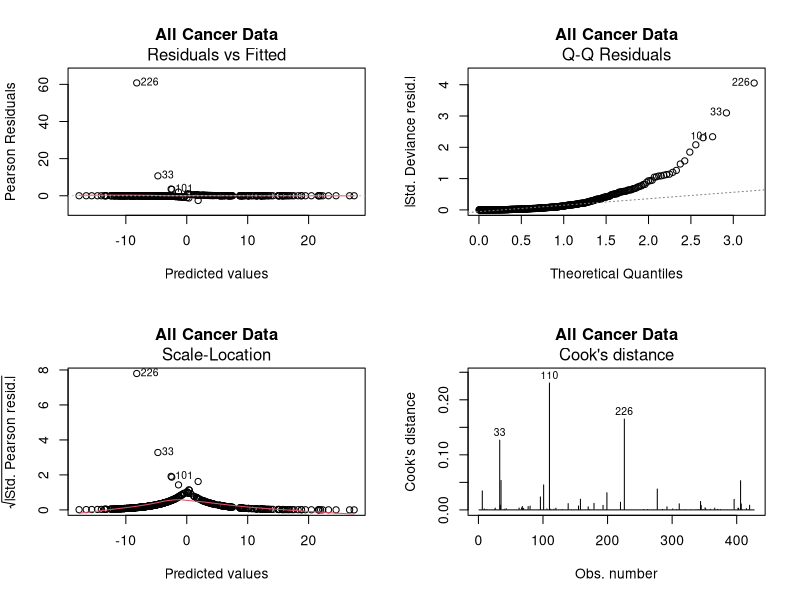
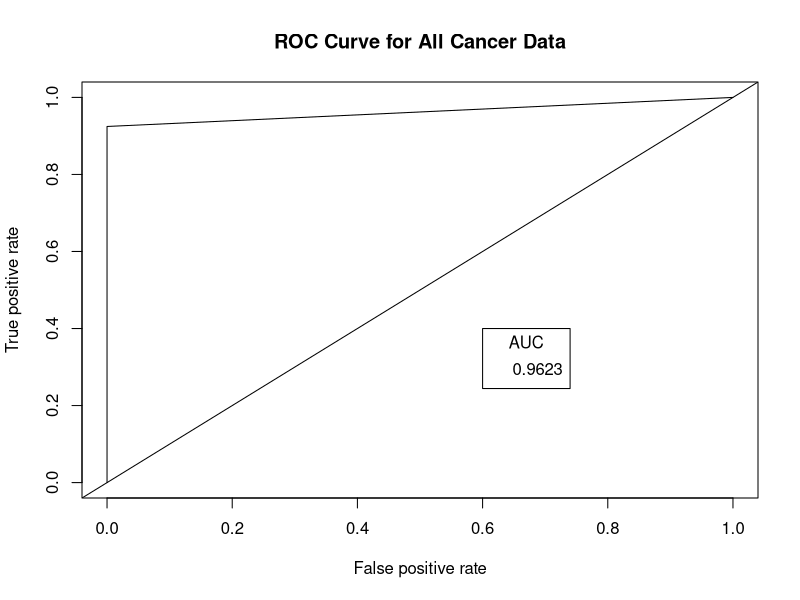
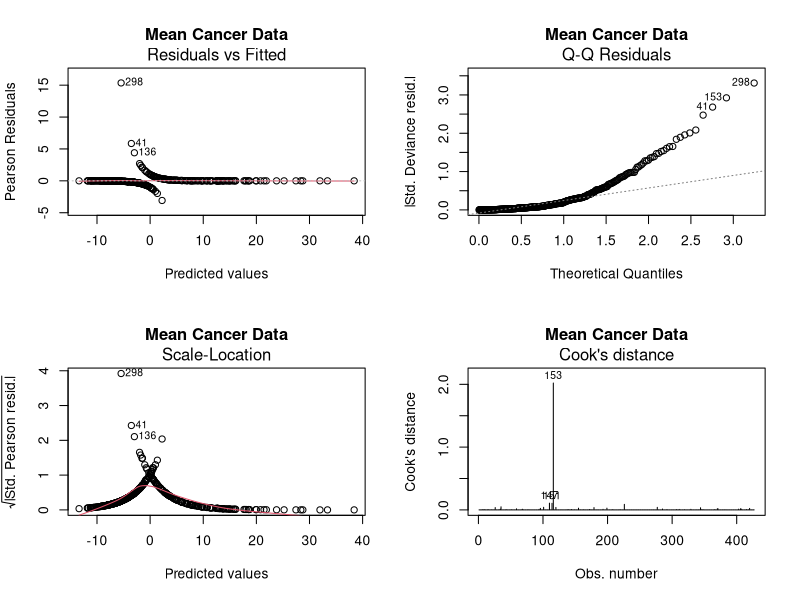
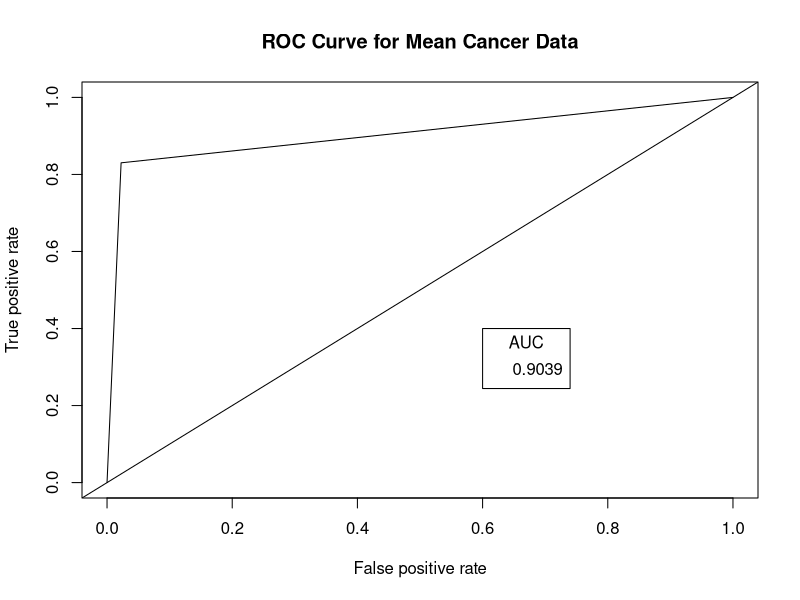
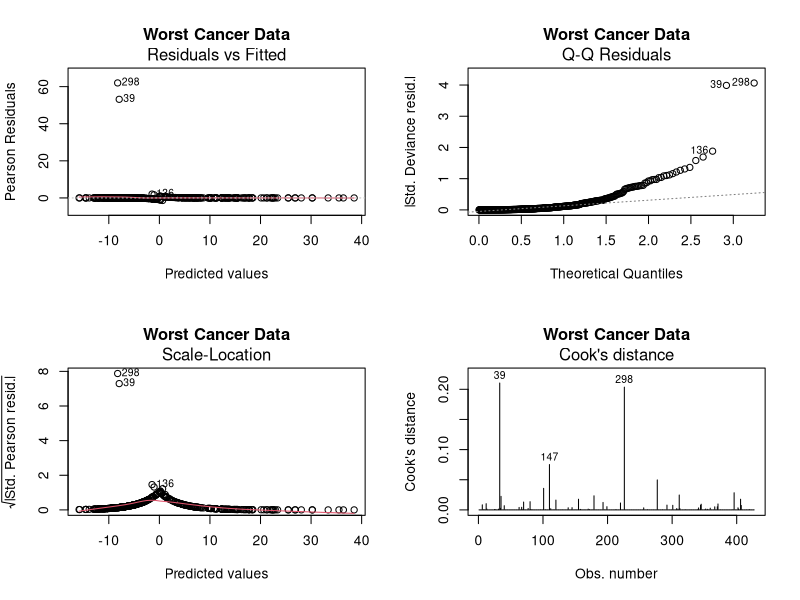
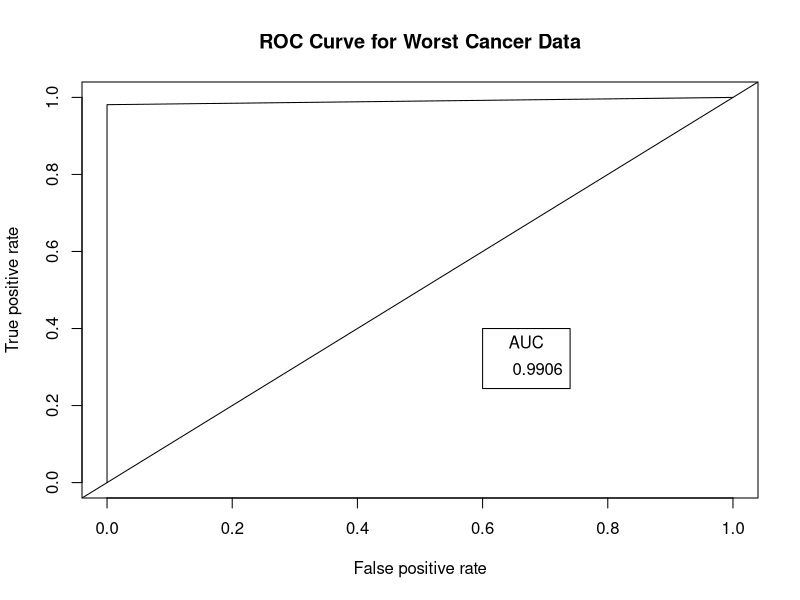

These charts were generated, in order, by the following R code:
### Installing necessary packages
#install.packages("tidyverse")
#install.packages("caTools") # For Logistic regression
#install.packages("ROCR")	 # For ROC curve to evaluate model
#install.packages("pscl")  # Model evaluation


### Loading package
library(plyr)
library(tidyverse)
library(caTools)
library(ROCR)
library(carData)
library(caret)
library(car)
library(pscl)


###load dataset
data_all <- readxl::read_xlsx("Breast Cancer data - CS 5610.xlsx")
#remove ids and standard errors, setting diagnosis to factor variable
# factor set 1 == "M", 0 == "B"
data_all <- data_all[,-1]
data_all <- data_all[, !grepl('_se', colnames(data_all))]
colnames(data_all)[c(9, 19)] <- c("concave_points_mean", "concave_points_worst")
data_all$diagnosis <- as.factor(data_all$diagnosis)
data_all$diagnosis <- as.integer(data_all$diagnosis)-1


### Summary of dataset in package
summary(data_all)
nrow(data_all)


### Correlation plot for whole dataset 
#pairs(data_all[-1])
findCorrelation(cor(data_all[-1]), cutoff = 0.75, names = TRUE)


### Splitting dataset dividing data 75/25 split
set.seed(99)
split <- sample.split(data_all$diagnosis, SplitRatio = 0.75)
head(split)

train_all <- subset(data_all, split == "TRUE")
test_all <- subset(data_all, split == "FALSE")


### Training model full model and summary output
logistic_full <- glm(diagnosis ~ ., data=train_all, family="binomial")
logistic_full

summary(logistic_full)

#Assessing Model Fit
#We can compute McFadden's R2 for our model using the pR2 function from the pscl package.

pR2(logistic_full)["McFadden"]
#A value of 0.9084415 is quite high for McFadden's R2, 
#which indicates that our model fits the data very well and has high predictive power.

#Variable Importance
varImp(logistic_full, sort = TRUE)

#calculate VIF values for each predictor variable in our model
vif(logistic_full)

#we can assume that multicollinearity is an issue in our model. So, we have 
#values above 5 indicate severe multicollinearity such that radius_worst and perimeter_worst.
# Set a VIF threshold. All the variables having higher VIF than threshold
#are dropped from the model
threshold=4.99


### Sequentially drop the variable with the largest VIF until
# all variables have VIF less than threshold
logistic_all <- logistic_full
drop=TRUE

aftervif=data.frame()
while(drop==TRUE) {
  vmodel=vif(logistic_all)
  aftervif=rbind.fill(aftervif,as.data.frame(t(vmodel)))
  if(max(vmodel)>threshold) {
    logistic_all=update(logistic_all,as.formula(paste(".","~",".","-",names(which.max(vmodel))))) }
  else { drop=FALSE }}

#Model after removing correlated Variables
summary(logistic_all)
vif(logistic_all)


### How variables removed sequentially
t_aftervif= as.data.frame(t(aftervif))

# Final (uncorrelated) variables with their VIFs
print(as.data.frame(vmodel))


### Use the Model to Make Predictions on test data
# Predict test data, converting to 0 or 1 based on 0.5 cutoff value
predict_reg <- predict(logistic_all, test_all, type = "response")
predict_reg <- ifelse(predict_reg > 0.5, 1, 0)
predict_reg <- as.vector(predict_reg)


### Model Diagnostics
# Diagnostics plots
par(mfrow = c(2,2))
plot(logistic_all, which = 1:4, main = "All Cancer Data")

# ROC-AUC Curve
ROCPred <- prediction(predict_reg, test_all$diagnosis)
ROCPer <- performance(ROCPred, measure = "tpr",
                      x.measure = "fpr")

auc <- performance(ROCPred, measure = "auc")
auc <- auc@y.values[[1]]
auc

### Plotting curve
par(mfrow = c(1,1))
plot(ROCPer, main = "ROC Curve for All Cancer Data")
abline(a = 0, b = 1)
auc <- round(auc, 4)
legend(.6, .4, auc, title = "AUC", cex = 1)


### Evaluating model accuracy
predict_reg <- factor(ifelse(predict_reg > 0.5, 1, 0),
                      labels = c("B", "M"))
test_all$diagnosis <- factor(ifelse(test_all$diagnosis > 0.5, 1, 0),
                             labels = c("B", "M"))
all_confusion <- caret::confusionMatrix(test_all$diagnosis, predict_reg,
                       mode = 'everything',
                       positive = 'M')
all_r2 <- pR2(logistic_all)["McFadden"]

















###load dataset
data_mean <- read.csv("breast_cancer_mean.csv")

#r Setting diagnosis to factor variable: factor set 1 == "M", 0 == "B"
data_mean$diagnosis <- as.factor(data_mean$diagnosis)
data_mean$diagnosis <- as.integer(data_mean$diagnosis)-1


### Summary of dataset in package
summary(data_mean)
nrow(data_mean)


### Correlation plot for whole dataset 
#pairs(data_mean[-1])
findCorrelation(cor(data_mean[-1]), cutoff = 0.7, names = TRUE)


### Splitting dataset dividing data 75/25 split
set.seed(99)
split <- sample.split(data_mean$diagnosis, SplitRatio = 0.75)
head(split)

train_mean <- subset(data_mean, split == "TRUE")
test_mean <- subset(data_mean, split == "FALSE")


### Training model full model and summary output
logistic_mean <- glm(diagnosis ~ ., data=train_mean, family="binomial")
logistic_mean

summary(logistic_mean)

#Assessing Model Fit
#We can compute McFadden's R2 for our model using the pR2 function from the pscl package.

pR2(logistic_mean)["McFadden"]
#A value of 0.9084415 is quite high for McFadden's R2, 
#which indicates that our model fits the data very well and has high predictive power.

#Variable Importance
varImp(logistic_mean, sort = TRUE)

#calculate VIF values for each predictor variable in our model
vif(logistic_mean)

#we can assume that multicollinearity is an issue in our model. So, we have 
#values above 5 indicate severe multicollinearity such that radius_worst and perimeter_worst.
# Set a VIF threshold. All the variables having higher VIF than threshold
#are dropped from the model
threshold=4.99


### Sequentially drop the variable with the largest VIF until
# all variables have VIF less than threshold
drop=TRUE

aftervif=data.frame()
while(drop==TRUE) {
  vmodel=vif(logistic_mean)
  aftervif=rbind.fill(aftervif,as.data.frame(t(vmodel)))
  if(max(vmodel)>threshold) {
    logistic_mean=update(logistic_mean,as.formula(paste(".","~",".","-",names(which.max(vmodel))))) }
  else { drop=FALSE }}

#Model after removing correlated Variables
summary(logistic_mean)
vif(logistic_mean)


### How variables removed sequentially
t_aftervif= as.data.frame(t(aftervif))

# Final (uncorrelated) variables with their VIFs
print(as.data.frame(vmodel))


### Use the Model to Make Predictions on test data
# Predict test data, converting to 0 or 1 based on 0.5 cutoff value
predict_reg <- predict(logistic_mean, test_mean, type = "response")
predict_reg <- ifelse(predict_reg > 0.5, 1, 0)
predict_reg <- as.vector(predict_reg)


### Model Diagnostics
# Diagnostic plots
par(mfrow = c(2,2))
plot(logistic_mean, which = 1:4, main = "Mean Cancer Data")

# ROC-AUC Curve
ROCPred <- prediction(predict_reg, test_mean$diagnosis)
ROCPer <- performance(ROCPred, measure = "tpr",
                      x.measure = "fpr")

auc <- performance(ROCPred, measure = "auc")
auc <- auc@y.values[[1]]
auc

### Plotting curve
par(mfrow = c(1,1))
plot(ROCPer, main = "ROC Curve for Mean Cancer Data")
abline(a = 0, b = 1)
auc <- round(auc, 4)
legend(.6, .4, auc, title = "AUC", cex = 1)


### Evaluating model accuracy
predict_reg <- factor(ifelse(predict_reg > 0.5, 1, 0),
                      labels = c("B", "M"))
test_mean$diagnosis <- factor(ifelse(test_mean$diagnosis > 0.5, 1, 0),
                             labels = c("B", "M"))
mean_confusion<- caret::confusionMatrix(test_mean$diagnosis, predict_reg,
                       mode = 'everything',
                       positive = 'M')
mean_r2 <- pR2(logistic_mean)["McFadden"]

















###load dataset
data_worst <- read.csv("breast_cancer_worst.csv")

#r Setting diagnosis to factor variable: factor set 1 == "M", 0 == "B"
data_worst$diagnosis <- as.factor(data_worst$diagnosis)
data_worst$diagnosis <- as.integer(data_worst$diagnosis)-1


### Summary of dataset in package
summary(data_worst)
nrow(data_worst)


### Correlation plot for whole dataset 
#pairs(data_worst[-1])
findCorrelation(cor(data_worst[-1]), cutoff = 0.7, names = TRUE)


### Splitting dataset dividing data 75/25 split
set.seed(99)
split <- sample.split(data_worst$diagnosis, SplitRatio = 0.75)
head(split)

train_worst <- subset(data_worst, split == "TRUE")
test_worst <- subset(data_worst, split == "FALSE")


### Training model full model and summary output
logistic_worst <- glm(diagnosis ~ ., data=train_worst, family="binomial")
logistic_worst

summary(logistic_worst)

#Assessing Model Fit
#We can compute McFadden's R2 for our model using the pR2 function from the pscl package.

pR2(logistic_worst)["McFadden"]
#A value of 0.9084415 is quite high for McFadden's R2, 
#which indicates that our model fits the data very well and has high predictive power.

#Variable Importance
varImp(logistic_worst, sort = TRUE)

#calculate VIF values for each predictor variable in our model
vif(logistic_worst)

#we can assume that multicollinearity is an issue in our model. So, we have 
#values above 5 indicate severe multicollinearity such that radius_worst and perimeter_worst.
# Set a VIF threshold. All the variables having higher VIF than threshold
#are dropped from the model
threshold=4.99


### Sequentially drop the variable with the largest VIF until
# all variables have VIF less than threshold
drop=TRUE

aftervif=data.frame()
while(drop==TRUE) {
  vmodel=vif(logistic_worst)
  aftervif=rbind.fill(aftervif,as.data.frame(t(vmodel)))
  if(max(vmodel)>threshold) {
    logistic_worst=update(logistic_worst,as.formula(paste(".","~",".","-",names(which.max(vmodel))))) }
  else { drop=FALSE }}

#Model after removing correlated Variables
summary(logistic_worst)
vif(logistic_worst)


### How variables removed sequentially
t_aftervif= as.data.frame(t(aftervif))

# Final (uncorrelated) variables with their VIFs
print(as.data.frame(vmodel))


### Use the Model to Make Predictions on test data
# Predict test data, converting to 0 or 1 based on 0.5 cutoff value
predict_reg <- predict(logistic_worst, test_worst, type = "response")
predict_reg <- ifelse(predict_reg > 0.5, 1, 0)
predict_reg <- as.vector(predict_reg)


### Model Diagnostics
# Diagnostic plots
par(mfrow = c(2,2))
plot(logistic_worst, which = 1:4, main = "Worst Cancer Data")

# ROC-AUC Curve
ROCPred <- prediction(predict_reg, test_worst$diagnosis)
ROCPer <- performance(ROCPred, measure = "tpr",
                      x.measure = "fpr")

auc <- performance(ROCPred, measure = "auc")
auc <- auc@y.values[[1]]
auc

### Plotting curve
par(mfrow = c(1,1))
plot(ROCPer, main = "ROC Curve for Worst Cancer Data")
abline(a = 0, b = 1)
auc <- round(auc, 4)
legend(.6, .4, auc, title = "AUC", cex = 1)


### Evaluating model accuracy
predict_reg <- factor(ifelse(predict_reg > 0.5, 1, 0),
                      labels = c("B", "M"))
test_worst$diagnosis <- factor(ifelse(test_worst$diagnosis > 0.5, 1, 0),
                              labels = c("B", "M"))
worst_confusion<- caret::confusionMatrix(test_worst$diagnosis, predict_reg,
                       mode = 'everything',
                       positive = 'M')
worst_r2 <- pR2(logistic_worst)["McFadden"]







### Total Model Comparisons
all_confusion
all_r2

mean_confusion
mean_r2

worst_confusion
worst_r2
